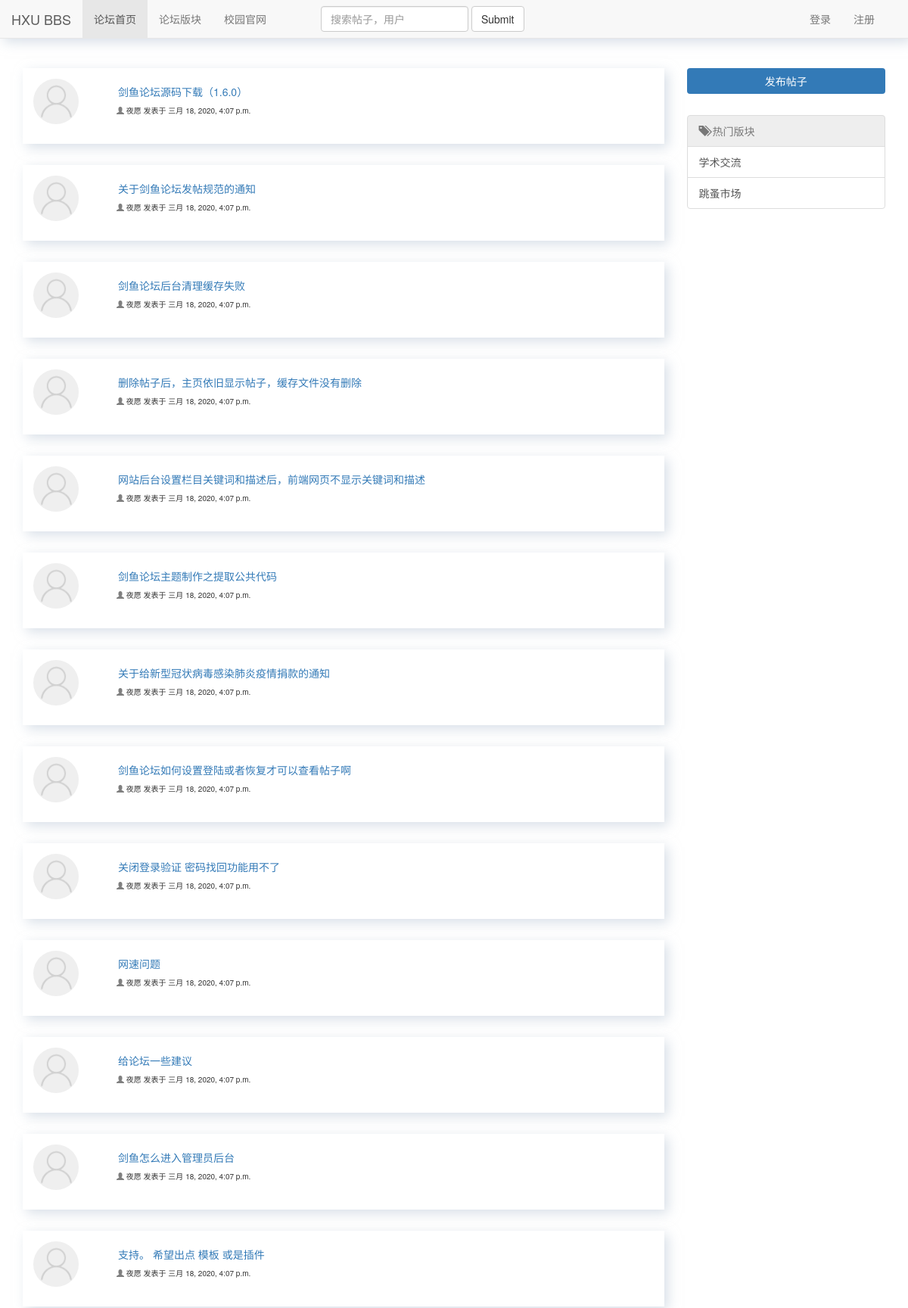
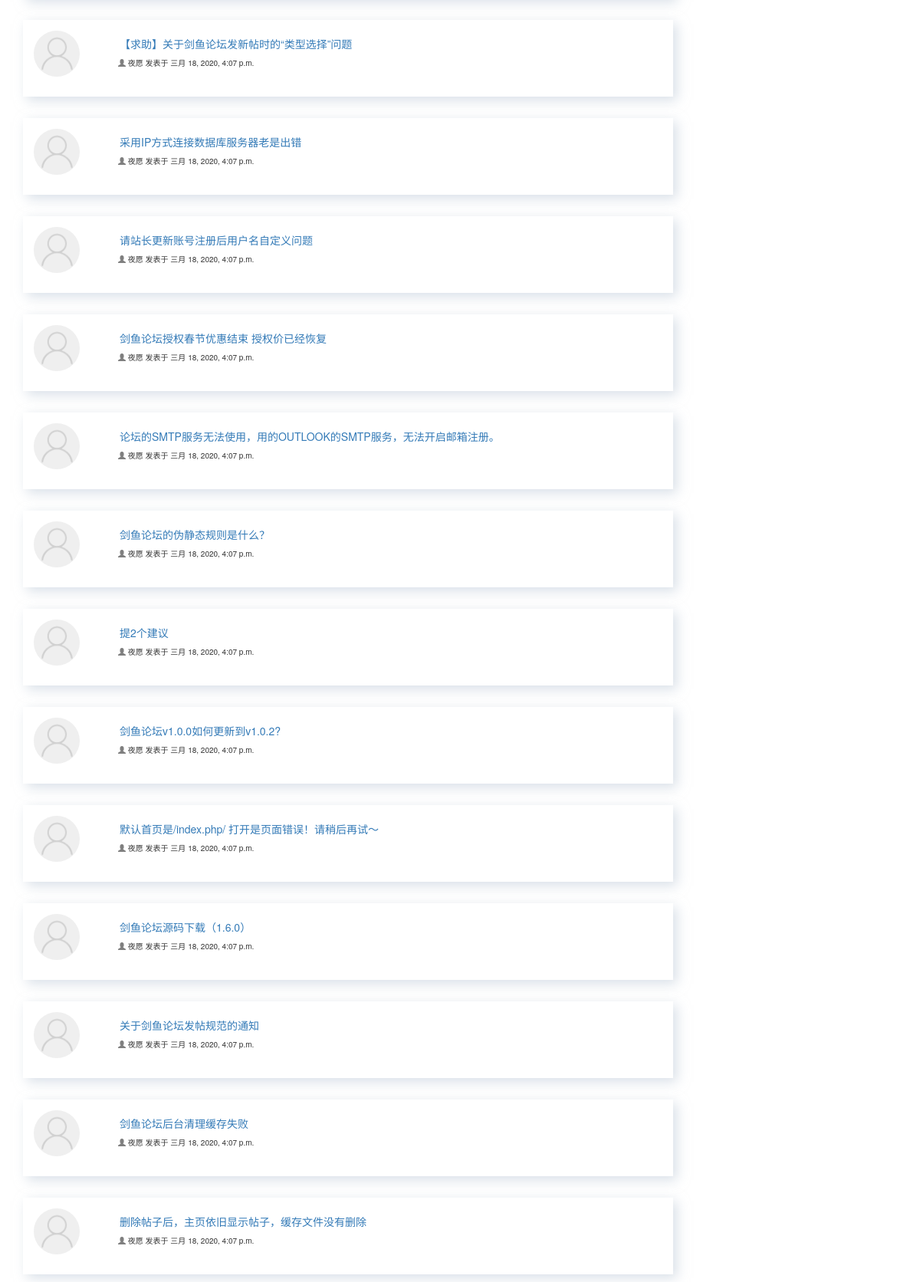
The page / (upper part) on the database its author committed (2 pictures, top to bottom).
### bbs/models.py (models this page shows, shortened)
class Post(models.Model):
    title = models.CharField(max_length=128, verbose_name='标题')
    category = models.ForeignKey('Category', on_delete=models.CASCADE, verbose_name='版块')
    theme = models.ForeignKey('Theme', on_delete=models.CASCADE, default=1)
    content = RichTextField(verbose_name='帖子内容')
    author = models.ForeignKey('UserProfile', on_delete=models.CASCADE, verbose_name='作者')
    created_time = models.DateTimeField(auto_now_add=True, verbose_name='创建时间')
    modify_time = models.DateTimeField(auto_now=True, verbose_name='修改时间')
    priority = models.IntegerField(verbose_name='是否置顶',default=0)

class UserProfile(models.Model):
    user = models.OneToOneField(User, on_delete=models.CASCADE)
    name = models.CharField(max_length=64, verbose_name='用户名')
    signature = models.CharField(max_length=128, blank=True, null=True, verbose_name='个性签名')
    image = models.ImageField(verbose_name='头像', default='imgs/default.png')
    def __str__(self):
        return self.name

class Category(models.Model):
    name = models.CharField(max_length=128, verbose_name='版块名')
    image = models.ImageField(upload_to='categoryimg', default='categoryimg/beidouqixing.png')
    brief = models.CharField(max_length=128, default='欢迎查看本版块帖子',  verbose_name='版块简介')
    post_num = models.IntegerField(default=0, verbose_name='帖子数')

### bbs/views.py (the view)
# urls.py: path('', index, name='index'),
def index(request):
    category_list = Category.objects.all()
    post_list = Post.objects.all()
    return render(request, 'bbs/index.html', locals())

### bbs/templates/bbs/index.html (shortened to what this page needs)
{% extends 'base.html' %}
{% block index %}
active
{% endblock %}
{% block content %}
    <div class="container-fluid">
        <div class="col-sm-9">
            {% for post in post_list %}
            <div class="card">
                <div class="card-body">
                    <img src="/static/imgs/avatar.png" alt="" class="img-circle">
                    <h5><a href="{% url 'postdetail' post.id %}">{{ post.title }}</a></h5>
                    <div class="detail">
                        <span class="glyphicon glyphicon-user" style="color: #7f7f7f"></span>
                        <span>{% if post.author.name %}
                                        {{ post.author }}
                                    {% else %}
                                        {{ post.author.user.username }}
                                    {% endif %}
                        </span>
                        <span>发表于 {{ post.created_time }}</span>
                    </div>
                </div>
            </div>
            {% endfor %}
        </div>
        <div class="col-sm-3">
            <div class="publish"><a href="{% url 'publish' %}" class="btn bg-primary btn-block">发布帖子</a></div>
            <div class="list-group">
                <a href="#" class="list-group-item disabled">
                    <span class="glyphicon glyphicon-tags"></span>
                    热门版块
                </a>
                {% for category in category_list %}
                    <a href="" class="list-group-item">{{ category.name }}</a>
                {% endfor %}
            </div>
        </div>
    </div>
{% endblock %}

### static/index.css (style rules this page uses)
body { padding-top: 90px; }
.publish { margin-bottom: 2em; }
.card { height: 100px; background-color: #fff; box-shadow: 5px 5px 15px rgba(187, 199, 214, 0.56); margin-bottom: 2em; }
.card-body { padding: 1em; }
.card-body img { width: 60px; height: 60px; float: left; }
.card-body h5 { margin-left: 8em; }
.detail { margin-left: 11em; font-size: 10px; }

### rows shown on the page
Post: title "剑鱼论坛源码下载（1.6.0）", author "夜愿", created_time "三月 18, 2020, 4:07 p.m."
Post: title "关于剑鱼论坛发帖规范的通知", author "夜愿", created_time "三月 18, 2020, 4:07 p.m."
Post: title "剑鱼论坛后台清理缓存失败", author "夜愿", created_time "三月 18, 2020, 4:07 p.m."
Post: title "删除帖子后，主页依旧显示帖子，缓存文件没有删除", author "夜愿", created_time "三月 18, 2020, 4:07 p.m."
Post: title "网站后台设置栏目关键词和描述后，前端网页不显示关键词和描述", author "夜愿", created_time "三月 18, 2020, 4:07 p.m."
Post: title "剑鱼论坛主题制作之提取公共代码", author "夜愿", created_time "三月 18, 2020, 4:07 p.m."
Post: title "关于给新型冠状病毒感染肺炎疫情捐款的通知", author "夜愿", created_time "三月 18, 2020, 4:07 p.m."
Post: title "剑鱼论坛如何设置登陆或者恢复才可以查看帖子啊", author "夜愿", created_time "三月 18, 2020, 4:07 p.m."
Post: title "关闭登录验证 密码找回功能用不了", author "夜愿", created_time "三月 18, 2020, 4:07 p.m."
Post: title "网速问题", author "夜愿", created_time "三月 18, 2020, 4:07 p.m."
Post: title "给论坛一些建议", author "夜愿", created_time "三月 18, 2020, 4:07 p.m."
Post: title "剑鱼怎么进入管理员后台", author "夜愿", created_time "三月 18, 2020, 4:07 p.m."
Post: title "支持。 希望出点 模板 或是插件", author "夜愿", created_time "三月 18, 2020, 4:07 p.m."
Post: title "【求助】关于剑鱼论坛发新帖时的“类型选择”问题", author "夜愿", created_time "三月 18, 2020, 4:07 p.m."
Post: title "采用IP方式连接数据库服务器老是出错", author "夜愿", created_time "三月 18, 2020, 4:07 p.m."
Post: title "请站长更新账号注册后用户名自定义问题", author "夜愿", created_time "三月 18, 2020, 4:07 p.m."
Post: title "剑鱼论坛授权春节优惠结束 授权价已经恢复", author "夜愿", created_time "三月 18, 2020, 4:07 p.m."
Post: title "论坛的SMTP服务无法使用，用的OUTLOOK的SMTP服务，无法开启邮箱注册。", author "夜愿", created_time "三月 18, 2020, 4:07 p.m."
Post: title "剑鱼论坛的伪静态规则是什么？", author "夜愿", created_time "三月 18, 2020, 4:07 p.m."
Post: title "提2个建议", author "夜愿", created_time "三月 18, 2020, 4:07 p.m."
Post: title "剑鱼论坛v1.0.0如何更新到v1.0.2?", author "夜愿", created_time "三月 18, 2020, 4:07 p.m."
Post: title "默认首页是/index.php/ 打开是页面错误！请稍后再试～", author "夜愿", created_time "三月 18, 2020, 4:07 p.m."
Post: title "剑鱼论坛源码下载（1.6.0）", author "夜愿", created_time "三月 18, 2020, 4:07 p.m."
Post: title "关于剑鱼论坛发帖规范的通知", author "夜愿", created_time "三月 18, 2020, 4:07 p.m."
Post: title "剑鱼论坛后台清理缓存失败", author "夜愿", created_time "三月 18, 2020, 4:07 p.m."
Post: title "删除帖子后，主页依旧显示帖子，缓存文件没有删除", author "夜愿", created_time "三月 18, 2020, 4:07 p.m."
Category: name "学术交流"
Category: name "跳蚤市场"
